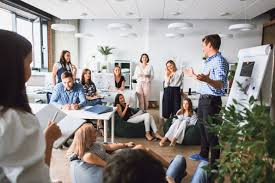
#> input picture src/KernelSpace/NewCountTest.jpeg, 275 x 183 px
$ python PeopleCounter.py
#> lines starting #> are read from the running program, lines starting #| are printed output that depends on the picture; after the words box and inside, x2 and y2 are one past the last pixel; in counts of white or black regions, pixels touching at a corner belong together
import cv2

# Replace camera capture with a static image
img = cv2.imread("NewCountTest.jpeg")
#> img is the input picture: shape (183, 275, 3); mean B, G, R 136.4, 139.5, 143.7

if img is None:
    print("Error: could not load image")
    exit()

hog = cv2.HOGDescriptor()
hog.setSVMDetector(cv2.HOGDescriptor_getDefaultPeopleDetector())

# Resize to help HOG find people at this scale
img = cv2.resize(img, (800, 600))
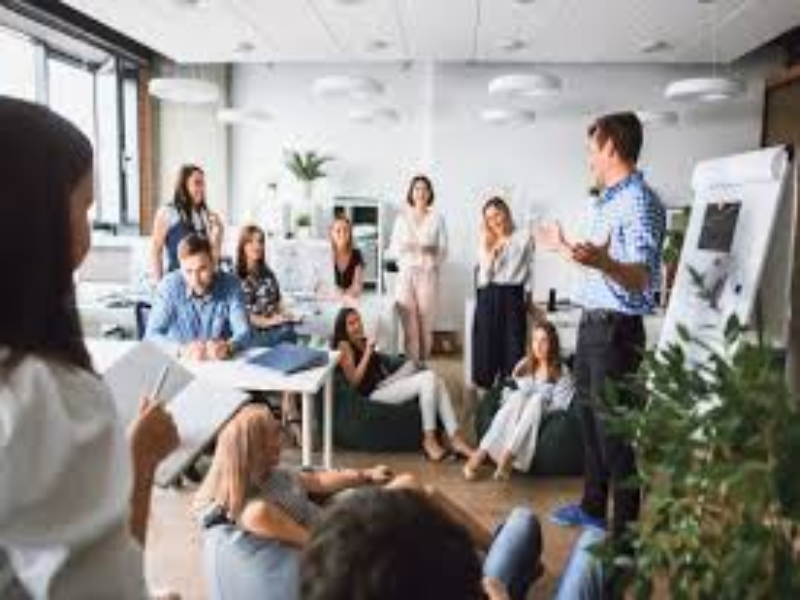
#> img: shape (600, 800, 3); mean B, G, R 136.3, 139.4, 143.5

boxes, weights = hog.detectMultiScale(
    img,
    winStride=(4, 4),    # Smaller stride = more thorough scan
    padding=(8, 8),
    scale=1.03           # Finer scale steps = catches more sizes
)
#> boxes = 13 rows, first 6: [462, 168, 68, 137], [190, 242, 68, 136], [491, 340, 78, 155], [508, 184, 76, 152], [586, 408, 81, 161], [0, 319, 79, 180]; weights = [0.53, 1.37, 1.07, 1.27, 0.244, 0.651, 0.34, 0.805, 0.558, 0.319, 0.221, 0.384, 0.298]

print(f"People detected: {len(boxes)}")
#| People detected: 13

for (x, y, w, h) in boxes:
    cv2.rectangle(img, (x, y), (x + w, y + h), (0, 255, 0), 2)
#> this loop made 13 passes
#> (x, y, w, h) on passes 1 to 12: (462, 168, 68, 137), (190, 242, 68, 136), (491, 340, 78, 155), (508, 184, 76, 152), (586, 408, 81, 161), (0, 319, 79, 180), (469, 266, 120, 240), (353, 144, 129, 257), (603, 65, 140, 281), (365, 198, 151, 303), (60, 265, 170, 335), (331, 123, 197, 394)
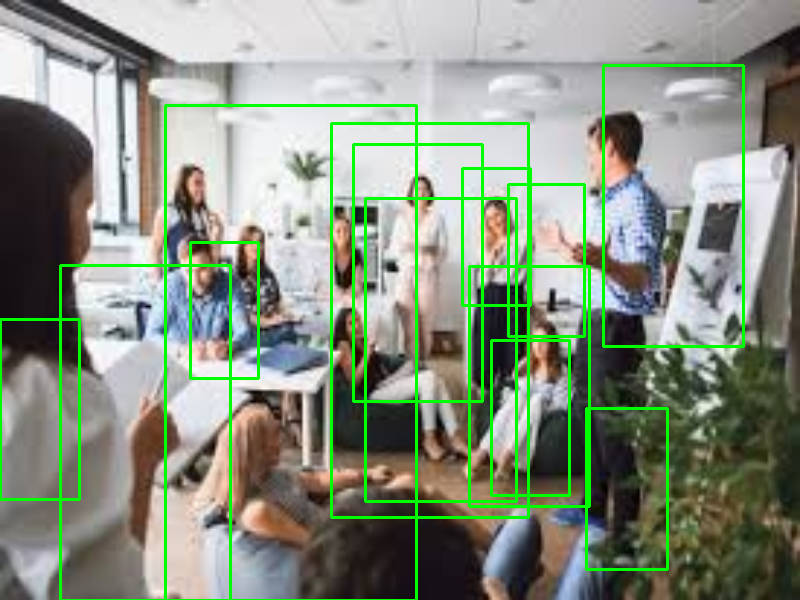
#> img: shape (600, 800, 3); 5.7% of pixels changed, all inside (x1, y1, x2, y2) = (0, 64, 745, 600)

cv2.imwrite("output.jpg", img)

$ run again, with src/KernelSpace/testCounter.jpeg copied over src/KernelSpace/NewCountTest.jpeg
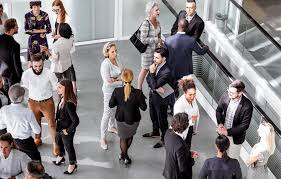
#> input picture src/KernelSpace/testCounter.jpeg, 281 x 179 px
#> img is the input picture: shape (179, 281, 3); mean B, G, R 129.9, 128.4, 133.1
#> `img = cv2.resize(img, (800, 600))`:
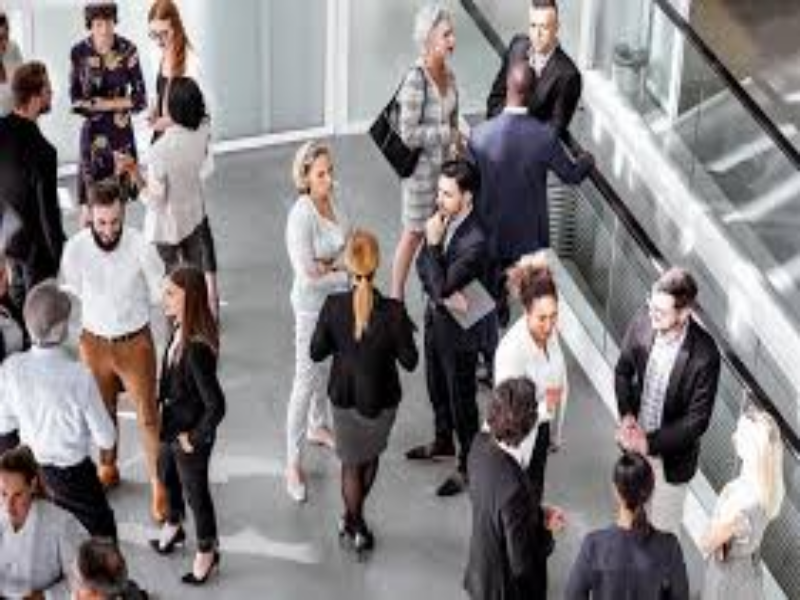
#> img: shape (600, 800, 3); mean B, G, R 129.8, 128.3, 132.9
#> boxes = [[607, 286, 68, 136], [524, 25, 78, 156], [34, 193, 96, 191], [102, 289, 149, 299], [262, 236, 186, 364], [86, 38, 193, 386], [225, 100, 196, 391], [349, 117, 214, 427]]; weights = [0.52, 0.494, 0.264, 1.57, 1.28, 1.08, 0.773, 0.657]
#| People detected: 8
#> the loop `for (x, y, w, h) in boxes:` made 8 passes
#> after the loop `for (x, y, w, h) in boxes:`:
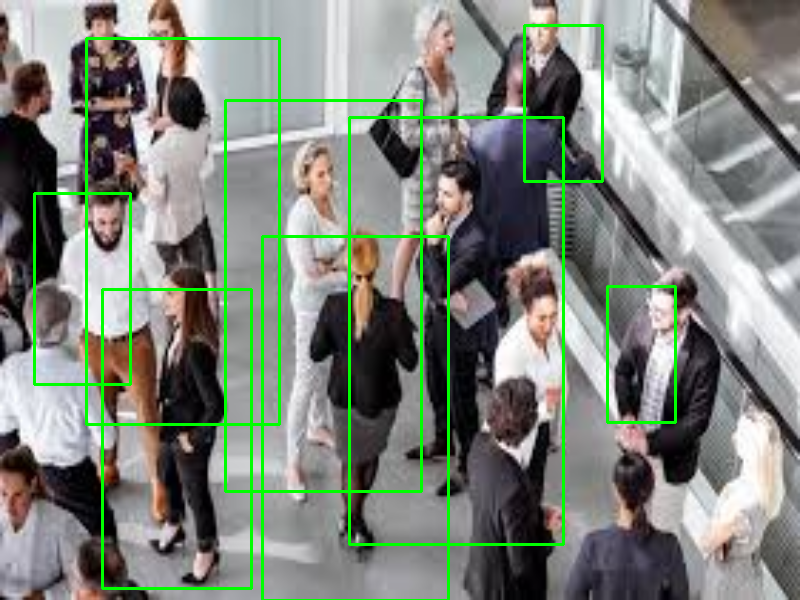
#> img: shape (600, 800, 3); 4.29% of pixels changed, all inside (x1, y1, x2, y2) = (33, 24, 677, 600)
